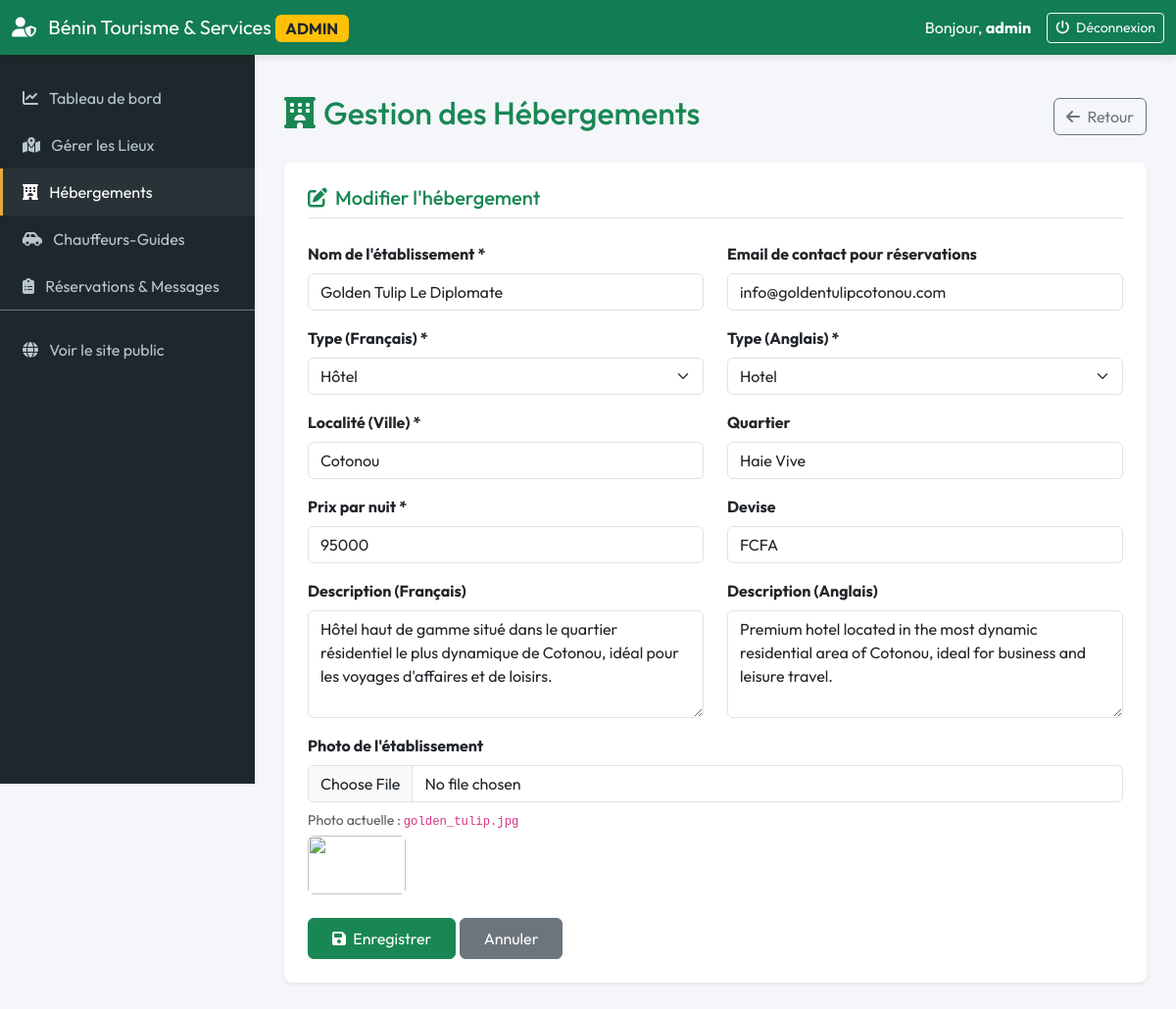
Page /admin/hebergements.php?action=edit&id=2 (signed in) on the committed database.
### tables this page shows
CREATE TABLE hebergements (
  id INT AUTO_INCREMENT PRIMARY KEY,
  nom VARCHAR(150) NOT NULL,
  type_fr VARCHAR(50) NOT NULL,  
  type_en VARCHAR(50) NOT NULL,  
  localite VARCHAR(100) NOT NULL,
  quartier VARCHAR(100),
  prix_nuit INT NOT NULL,
  devise VARCHAR(10) DEFAULT 'FCFA',
  description_fr TEXT,
  description_en TEXT,
  photo VARCHAR(255),
  email_contact VARCHAR(150),
  date_creation TIMESTAMP DEFAULT CURRENT_TIMESTAMP,
  INDEX idx_hebergements_nom (nom)
);

### includes/fonctions.php (called while the page is built, shortened)
<?php
function e($text) {
    return htmlspecialchars($text ?? '', ENT_QUOTES, 'UTF-8');
}
function get_image_url($img_name, $category = 'Culture') {
    if (!empty($img_name)) {
        $lieux_path = 'assets/images/lieux/' . $img_name;
    }
    if (!empty($img_name)) {
        $old_path = 'assets/img/' . $img_name;
    }
    $placeholders = [
        'Culture'           => 'https://images.unsplash.com/photo-1599946347371-68eb71b16afc?auto=format&fit=crop&w=800&q=80',
        'Nature'            => 'https://images.unsplash.com/photo-1547471080-7cc2caa01a7e?auto=format&fit=crop&w=800&q=80',
        'Plage'             => 'https://images.unsplash.com/photo-1507525428034-b723cf961d3e?auto=format&fit=crop&w=800&q=80',
        'Spiritualité'      => 'https://images.unsplash.com/photo-1609137144813-7d722ef2049e?auto=format&fit=crop&w=800&q=80',
        'Hôtel'             => 'https://images.unsplash.com/photo-1566073771259-6a8506099945?auto=format&fit=crop&w=800&q=80',
        'Auberge'           => 'https://images.unsplash.com/photo-1520250497591-112f2f40a3f4?auto=format&fit=crop&w=800&q=80',
        "Maison d'hôtes"    => 'https://images.unsplash.com/photo-1540555700478-4be289fbecef?auto=format&fit=crop&w=800&q=80',
        'guide'             => 'https://images.unsplash.com/photo-1488646953014-85cb44e25828?auto=format&fit=crop&w=800&q=80',
    ];
    return $placeholders[$category] ?? $placeholders['Culture'];
}

### admin/hebergements.php (the view, shortened to what this page needs)
<?php
require_once 'header.php';
$action = isset($_GET['action']) ? $_GET['action'] : 'list';
$id = isset($_GET['id']) ? (int)$_GET['id'] : 0;
?>
<div class="d-flex justify-content-between align-items-center mb-4">
    <h1 class="h2 text-success"><i class="fa-solid fa-hotel me-2"></i>Gestion des Hébergements</h1>
    <?php if ($action === 'list'): ?>
        <a href="?action=add" class="btn btn-success"><i class="fa-solid fa-plus me-1"></i> Ajouter un Hébergement</a>
    <?php else: ?>
        <a href="?action=list" class="btn btn-outline-secondary"><i class="fa-solid fa-arrow-left me-1"></i> Retour</a>
    <?php endif; ?>
</div>
<?php if ($action === 'list'):
    $stmt = $pdo->query("SELECT * FROM hebergements ORDER BY nom ASC");
    $hotels = $stmt->fetchAll();
?>
    <div class="card border-0 shadow-sm rounded-3">
        <div class="card-body p-0">
            <div class="table-responsive">
                <table class="table table-hover align-middle mb-0">
                    <thead class="table-light">
                        <tr>
                            <th style="width: 80px;">Image</th>
                            <th>Nom / Type</th>
                            <th>Localité</th>
                            <th>Prix / Nuit</th>
                            <th>Email de contact</th>
                            <th style="width: 150px;" class="text-end">Actions</th>
                        </tr>
                    </thead>
                    <tbody>
                        <?php if (!empty($hotels)): ?>
                            <?php foreach ($hotels as $h): ?>
                                <tr>
                                    <td>
                                        <img src="<?= get_image_url($h['photo'], $h['type_fr']) ?>" class="rounded" style="width: 60px; height: 40px; object-fit: cover;">
                                    </td>
                                    <td>
                                        <div class="fw-bold"><?= e($h['nom']) ?></div>
                                        <small class="text-muted"><?= e($h['type_fr']) ?> (<?= e($h['type_en']) ?>)</small>
                                    </td>
                                    <td>
                                        <?= e($h['localite']) ?> <?= $h['quartier'] ? '<small class="text-muted">(' . e($h['quartier']) . ')</small>' : '' ?>
                                    </td>
                                    <td class="fw-bold text-success">
                                        <?= number_format($h['prix_nuit'], 0, ',', ' ') ?> <?= e($h['devise']) ?>
                                    </td>
                                    <td><?= e($h['email_contact']) ?></td>
                                    <td class="text-end">
                                        <a href="?action=edit&id=<?= $h['id'] ?>" class="btn btn-sm btn-outline-primary me-1">
                                            <i class="fa-solid fa-pencil"></i>
                                        </a>
                                        <a href="?action=delete&id=<?= $h['id'] ?>" class="btn btn-sm btn-outline-danger" onclick="return confirm('Supprimer cet hébergement ?')" >
                                            <i class="fa-solid fa-trash"></i>
                                        </a>
                                    </td>
                                </tr>
                            <?php endforeach; ?>
                        <?php else: ?>
                            <tr>
                                <td colspan="6" class="text-center py-4 text-muted">Aucun hébergement enregistré.</td>
                            </tr>
                        <?php endif; ?>
                    </tbody>
                </table>
            </div>
        </div>
    </div>
<?php elseif ($action === 'add' || $action === 'edit'):
    $h = [
        'nom' => '', 'type_fr' => 'Hôtel', 'type_en' => 'Hotel', 'localite' => '',
        'quartier' => '', 'prix_nuit' => '', 'devise' => 'FCFA',
        'description_fr' => '', 'description_en' => '', 'photo' => '', 'email_contact' => ''
    ];
    if ($action === 'edit' && $id > 0) {
        $stmt = $pdo->prepare("SELECT * FROM hebergements WHERE id = ?");
        $stmt->execute([$id]);
        $res = $stmt->fetch();
        if ($res) { $h = $res; }
    }
?>
    <div class="card border-0 shadow-sm rounded-3">
        <div class="card-body p-4">
            <h3 class="card-title h5 text-success mb-4 border-bottom pb-2">
                <i class="fa-solid fa-pen-to-square me-2"></i><?= $action === 'add' ? 'Créer un hébergement' : 'Modifier l\'hébergement' ?>
            </h3>
            <form method="POST" enctype="multipart/form-data">
                <div class="row">
                    <div class="col-md-6 mb-3">
                        <label class="form-label fw-bold">Nom de l'établissement *</label>
                        <input type="text" name="nom" class="form-control" value="<?= e($h['nom']) ?>" required>
                    </div>
                    <div class="col-md-6 mb-3">
                        <label class="form-label fw-bold">Email de contact pour réservations</label>
                        <input type="email" name="email_contact" class="form-control" value="<?= e($h['email_contact']) ?>">
                    </div>
                </div>
                <div class="row">
                    <div class="col-md-6 mb-3">
                        <label class="form-label fw-bold">Type (Français) *</label>
                        <select name="type_fr" class="form-select" required>
                            <option value="Hôtel" <?= $h['type_fr'] === 'Hôtel' ? 'selected' : '' ?>>Hôtel</option>
                        </select>
                    </div>
                    <div class="col-md-6 mb-3">
                        <label class="form-label fw-bold">Type (Anglais) *</label>
                        <select name="type_en" class="form-select" required>
                            <option value="Hotel" <?= $h['type_en'] === 'Hotel' ? 'selected' : '' ?>>Hotel</option>
                        </select>
                    </div>
                </div>
                <div class="row">
                    <div class="col-md-6 mb-3">
                        <label class="form-label fw-bold">Localité (Ville) *</label>
                        <input type="text" name="localite" class="form-control" value="<?= e($h['localite']) ?>" placeholder="Ex: Cotonou" required>
                    </div>
                    <div class="col-md-6 mb-3">
                        <label class="form-label fw-bold">Quartier</label>
                        <input type="text" name="quartier" class="form-control" value="<?= e($h['quartier']) ?>" placeholder="Ex: Haie Vive">
                    </div>
                </div>
                <div class="row">
                    <div class="col-md-6 mb-3">
                        <label class="form-label fw-bold">Prix par nuit *</label>
                        <input type="number" name="prix_nuit" class="form-control" value="<?= e($h['prix_nuit']) ?>" required>
                    </div>
                    <div class="col-md-6 mb-3">
                        <label class="form-label fw-bold">Devise</label>
                        <input type="text" name="devise" class="form-control" value="<?= e($h['devise']) ?>">
                    </div>
                </div>
                <div class="row">
                    <div class="col-md-6 mb-3">
                        <label class="form-label fw-bold">Description (Français)</label>
                        <textarea name="description_fr" class="form-control" rows="4"><?= e($h['description_fr']) ?></textarea>
                    </div>
                    <div class="col-md-6 mb-3">
                        <label class="form-label fw-bold">Description (Anglais)</label>
                        <textarea name="description_en" class="form-control" rows="4"><?= e($h['description_en']) ?></textarea>
                    </div>
                </div>
                <div class="mb-4">
                    <label class="form-label fw-bold">Photo de l'établissement</label>
                    <input type="file" name="photo" class="form-control">
                    <?php if (!empty($h['photo'])): ?>
                        <div class="mt-2 small text-muted">
                            Photo actuelle : <code><?= e($h['photo']) ?></code><br>
                            <img src="<?= get_image_url($h['photo'], $h['type_fr']) ?>" class="rounded mt-1" style="width: 100px; height: 60px; object-fit: cover;">
                        </div>
                    <?php endif; ?>
                </div>
                <div>
                    <button type="submit" class="btn btn-success px-4 py-2"><i class="fa-solid fa-save me-1"></i> Enregistrer</button>
                    <a href="?action=list" class="btn btn-secondary px-4 py-2">Annuler</a>
                </div>
            </form>
        </div>
    </div>
<?php endif; ?>
<?php require_once 'footer.php'; ?>

### admin/header.php (style rules this page uses)
:root { --admin-primary: #127C54; --admin-dark: #0B3B2C; --admin-accent: #E5A93B; --sidebar-width: 260px; }
body { font-family: 'Outfit', sans-serif; background-color: #f4f6f9; }

### rows in the picture
hebergements: nom "Golden Tulip Le Diplomate", email_contact "info@goldentulipcotonou.com", type_fr "Hôtel", type_en "Hotel", localite "Cotonou", quartier "Haie Vive", prix_nuit "95000", devise "FCFA", description_fr "Hôtel haut de gamme situé dans le quartier résidentiel le plus dynamique de Cotonou, idéal pour les voyages d'affaires et de loisirs.", description_en "Premium hotel located in the most dynamic residential area of Cotonou, ideal for business and leisure travel.", photo "golden_tulip.jpg"

### other values in the picture
$_SESSION['admin_username'] "admin"
